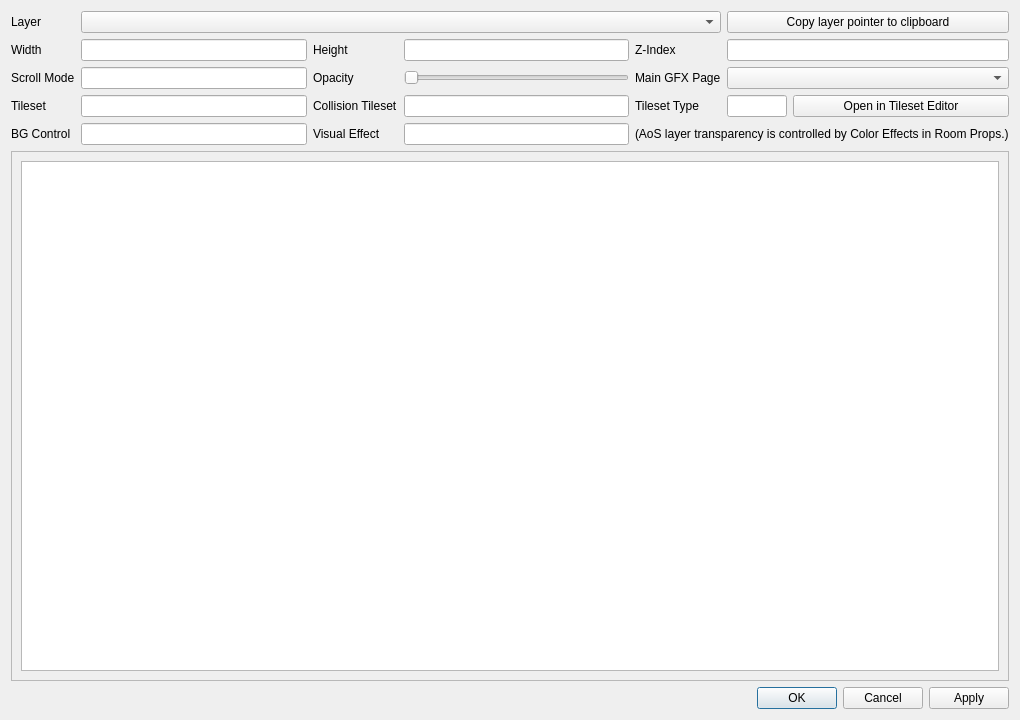
<?xml version="1.0" encoding="UTF-8"?>
<ui version="4.0">
 <class>LayersEditor</class>
 <widget class="QDialog" name="LayersEditor">
  <property name="geometry">
   <rect>
    <x>0</x>
    <y>0</y>
    <width>1020</width>
    <height>720</height>
   </rect>
  </property>
  <property name="windowTitle">
   <string>Layers Editor</string>
  </property>
  <layout class="QVBoxLayout" name="verticalLayout">
   <item>
    <layout class="QGridLayout" name="gridLayout">
     <item row="1" column="4">
      <widget class="QLabel" name="label_4">
       <property name="text">
        <string>Z-Index</string>
       </property>
      </widget>
     </item>
     <item row="1" column="5">
      <widget class="QLineEdit" name="z_index"/>
     </item>
     <item row="1" column="2">
      <widget class="QLabel" name="label_3">
       <property name="text">
        <string>Height</string>
       </property>
      </widget>
     </item>
     <item row="1" column="1">
      <widget class="QLineEdit" name="width"/>
     </item>
     <item row="1" column="0">
      <widget class="QLabel" name="label_2">
       <property name="text">
        <string>Width</string>
       </property>
      </widget>
     </item>
     <item row="1" column="3">
      <widget class="QLineEdit" name="height"/>
     </item>
     <item row="0" column="0">
      <widget class="QLabel" name="label">
       <property name="text">
        <string>Layer</string>
       </property>
      </widget>
     </item>
     <item row="2" column="0">
      <widget class="QLabel" name="label_10">
       <property name="text">
        <string>Scroll Mode</string>
       </property>
      </widget>
     </item>
     <item row="2" column="2">
      <widget class="QLabel" name="label_5">
       <property name="text">
        <string>Opacity</string>
       </property>
      </widget>
     </item>
     <item row="2" column="1">
      <widget class="QLineEdit" name="scroll_mode"/>
     </item>
     <item row="2" column="5">
      <widget class="QComboBox" name="main_gfx_page_index"/>
     </item>
     <item row="2" column="4">
      <widget class="QLabel" name="label_6">
       <property name="text">
        <string>Main GFX Page</string>
       </property>
      </widget>
     </item>
     <item row="2" column="3">
      <widget class="QSlider" name="opacity">
       <property name="maximum">
        <number>31</number>
       </property>
       <property name="orientation">
        <enum>Qt::Horizontal</enum>
       </property>
      </widget>
     </item>
     <item row="0" column="1" colspan="4">
      <widget class="QComboBox" name="layer_index"/>
     </item>
     <item row="4" column="1">
      <widget class="QLineEdit" name="bg_control"/>
     </item>
     <item row="0" column="5">
      <widget class="QPushButton" name="copy_layer_pointer">
       <property name="text">
        <string>Copy layer pointer to clipboard</string>
       </property>
      </widget>
     </item>
     <item row="4" column="0">
      <widget class="QLabel" name="label_11">
       <property name="text">
        <string>BG Control</string>
       </property>
      </widget>
     </item>
     <item row="4" column="2">
      <widget class="QLabel" name="label_12">
       <property name="text">
        <string>Visual Effect</string>
       </property>
      </widget>
     </item>
     <item row="4" column="3">
      <widget class="QLineEdit" name="visual_effect"/>
     </item>
     <item row="4" column="4" colspan="2">
      <widget class="QLabel" name="label_13">
       <property name="text">
        <string>(AoS layer transparency is controlled by Color Effects in Room Props.)</string>
       </property>
      </widget>
     </item>
     <item row="3" column="0">
      <widget class="QLabel" name="label_7">
       <property name="text">
        <string>Tileset</string>
       </property>
      </widget>
     </item>
     <item row="3" column="1">
      <widget class="QLineEdit" name="tileset"/>
     </item>
     <item row="3" column="2">
      <widget class="QLabel" name="label_8">
       <property name="text">
        <string>Collision Tileset</string>
       </property>
      </widget>
     </item>
     <item row="3" column="3">
      <widget class="QLineEdit" name="collision_tileset"/>
     </item>
     <item row="3" column="4">
      <widget class="QLabel" name="label_9">
       <property name="text">
        <string>Tileset Type</string>
       </property>
      </widget>
     </item>
     <item row="3" column="5">
      <layout class="QHBoxLayout" name="horizontalLayout">
       <item>
        <widget class="QLineEdit" name="tileset_type">
         <property name="maximumSize">
          <size>
           <width>60</width>
           <height>16777215</height>
          </size>
         </property>
        </widget>
       </item>
       <item>
        <widget class="QPushButton" name="open_in_tileset_editor">
         <property name="text">
          <string>Open in Tileset Editor</string>
         </property>
        </widget>
       </item>
      </layout>
     </item>
    </layout>
   </item>
   <item>
    <widget class="QScrollArea" name="scrollArea">
     <property name="sizePolicy">
      <sizepolicy hsizetype="Expanding" vsizetype="Expanding">
       <horstretch>0</horstretch>
       <verstretch>1</verstretch>
      </sizepolicy>
     </property>
     <property name="widgetResizable">
      <bool>true</bool>
     </property>
     <widget class="QWidget" name="scrollAreaWidgetContents_2">
      <property name="geometry">
       <rect>
        <x>0</x>
        <y>0</y>
        <width>1000</width>
        <height>529</height>
       </rect>
      </property>
      <layout class="QVBoxLayout" name="verticalLayout_2">
       <item>
        <widget class="QGraphicsView" name="layer_graphics_view"/>
       </item>
      </layout>
     </widget>
    </widget>
   </item>
   <item>
    <widget class="QDialogButtonBox" name="buttonBox">
     <property name="standardButtons">
      <set>QDialogButtonBox::Apply|QDialogButtonBox::Cancel|QDialogButtonBox::Ok</set>
     </property>
    </widget>
   </item>
  </layout>
 </widget>
 <tabstops>
  <tabstop>layer_index</tabstop>
  <tabstop>width</tabstop>
  <tabstop>height</tabstop>
  <tabstop>z_index</tabstop>
  <tabstop>scroll_mode</tabstop>
  <tabstop>opacity</tabstop>
  <tabstop>main_gfx_page_index</tabstop>
  <tabstop>bg_control</tabstop>
  <tabstop>layer_graphics_view</tabstop>
  <tabstop>scrollArea</tabstop>
  <tabstop>buttonBox</tabstop>
 </tabstops>
 <resources/>
 <connections/>
</ui>
